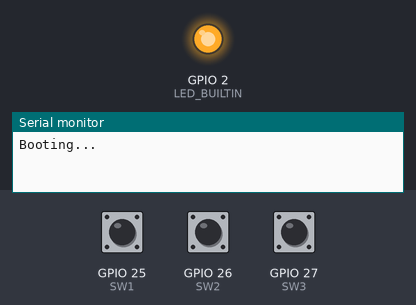
A program run on a simulated ESP32. On the bench: output pins drawn as LEDs (lit = HIGH), the last lines printed to the serial monitor. Inputs (shaded band) come from the test bench; at power-on: GPIO 25 (SW1) LOW, GPIO 26 (SW2) LOW, GPIO 27 (SW3) LOW. WiFi joins after 1.5 s; servers stay silent unless stated; uploads are accepted with an empty reply.

Above: at 0.1 s.
At 1.3 s:
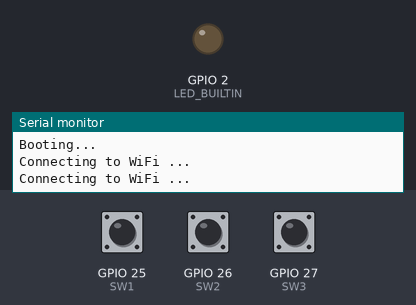
Timing chart, 0 to 2.8 s (numbered marks = the images above):
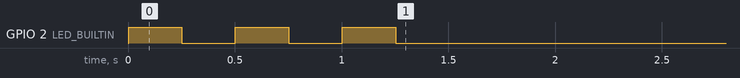

The program:

main.cpp
```cpp
#include <WiFi.h>
#include <Arduino.h>
#include <HTTPClient.h>
#include <freertos/task.h>
#include <freertos/FreeRTOS.h>

#include "time.h"

#define SENDING_INTERVAL 2000
#define GOOGLE_SCRIPT_MACRO "https://script.google.com/macros/s/AKfycbzzBZL_XmhT8hxePeLtZTuqGe-xzZU92rs-roG3CfvCb3yoEXzvbOz3jLKkMf-EzE53/exec"

#pragma region WiFi Configuration
#define WIFI_TIMEOUT_MS 20000
const char *ssid = "Astana-2.4G";
const char *pass = "1571@azz";
#pragma endregion

#pragma region Pin Configuration
const int SW1 = 25;
const int SW2 = 26;
const int SW3 = 27;
#pragma endregion

TaskHandle_t wifiTaskHandle = NULL;

void Blink(uint32_t delayMs)
{
    uint32_t virtualDelay = delayMs / 2;
    digitalWrite(LED_BUILTIN, HIGH);
    delay(virtualDelay);
    digitalWrite(LED_BUILTIN, LOW);
    delay(virtualDelay);
}

void ConnectWiFi()
{
    WiFi.mode(WIFI_STA);
    WiFi.begin(ssid, pass);

    unsigned long startTime = millis();
    while (WiFi.status() != WL_CONNECTED)
    {
        if (millis() - startTime > 10000)
        {
            Serial.println(F("Failed to connect to WiFi. Check your credentials and WiFi signal."));
            break;
        }
        Blink(500);
        Serial.println(F("Connecting to WiFi ..."));
    }

    if (WiFi.status() == WL_CONNECTED)
    {
        Serial.println(F("Connected to WiFi!"));
    }
}

/**
 * Sends the provided data to a Google Sheet.
 *
 * @param data The data to be sent to the Google Sheet.
 */
void SendDataToGoogleSheet(const String &data)
{
    if (WiFi.status() == WL_CONNECTED)
    {
        HTTPClient http;
        String url = GOOGLE_SCRIPT_MACRO;

        http.begin(url);
        http.addHeader("Content-Type", "application/x-www-form-urlencoded");

        int httpCode = http.POST(data);

        if (httpCode > 0)
        {
            Serial.println("[HTTP] - POST CODE: " + String(httpCode));
        }
        else
        {
            Serial.println("[HTTP] - POST... failed, error: " + http.errorToString(httpCode));
        }

        http.end();
    }
}

void KeepWiFiAlive(void *parameters)
{
    for (;;)
    {
        if (WiFi.status() == WL_CONNECTED)
        {
            Serial.println(F("[WiFi Task] - WiFi still connected!"));
            vTaskDelay(10000 / portTICK_PERIOD_MS);
            continue;
        }

        Serial.println(F("[WiFi Task] - WiFi is not connected!"));

        ConnectWiFi();

        unsigned long startAttemptTime = millis();

        while (WiFi.status() != WL_CONNECTED && millis() - startAttemptTime < WIFI_TIMEOUT_MS)
        {
            Serial.println(F("[WiFi Task] - Reconnecting to WiFi..."));
            vTaskDelay(1000 / portTICK_PERIOD_MS);
            continue;
        }

        Serial.println(F("[WiFi Task] - WiFi connected!"));
    }
}

void setup()
{
    Serial.begin(115200);
    pinMode(LED_BUILTIN, OUTPUT);
    pinMode(SW1, INPUT_PULLDOWN);
    pinMode(SW2, INPUT_PULLDOWN);
    pinMode(SW3, INPUT_PULLDOWN);
    Serial.println(F("Booting..."));

    ConnectWiFi();

    if (WiFi.status() == WL_CONNECTED)
    {
        Serial.println(F("WiFi connected!"));
    }
    else
    {
        Serial.println(F("WiFi not connected!"));
    }

    xTaskCreatePinnedToCore(
        KeepWiFiAlive,
        "KeepWiFiAlive",
        10000,
        NULL,
        1,
        &wifiTaskHandle,
        CONFIG_ARDUINO_RUNNING_CORE);
}

int prev_sw1 = 0;
int prev_sw2 = 0;
int prev_sw3 = 0;

int8_t count = 0;
unsigned long lastSendTime = 0;

int iterationCount = 0;
int currentStatus = 1;
bool isIncreasing = true;
// int randomThreshold = random(5, 17); // Kalau nak random row
int randomThreshold = 16; // Kalau nak row consistent

void loop()
{
    int sw1 = !digitalRead(SW1);
    int sw2 = !digitalRead(SW2);
    int sw3 = !digitalRead(SW3);

    if (millis() - lastSendTime > SENDING_INTERVAL)
    {
        int swValue = currentStatus * 20;
        String payload = "status=" + String(currentStatus) + "&sw=" + String(swValue);
        Serial.println("Sending: " + payload);
        SendDataToGoogleSheet(payload);

        iterationCount++;

        if (iterationCount >= randomThreshold)
        {
            iterationCount = 0;

            if (isIncreasing)
            {
                currentStatus++;
                if (currentStatus >= 3)
                {
                    isIncreasing = false;
                }
            }
            else
            {
                currentStatus--;
                if (currentStatus <= 1)
                {
                    isIncreasing = true;
                }
            }
        }

        lastSendTime = millis();
    }
}
```
